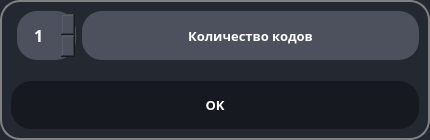
<?xml version="1.0" encoding="UTF-8"?>
<ui version="4.0">
 <class>Qauntity_goods</class>
 <widget class="QDialog" name="Qauntity_goods">
  <property name="geometry">
   <rect>
    <x>0</x>
    <y>0</y>
    <width>430</width>
    <height>140</height>
   </rect>
  </property>
  <property name="sizePolicy">
   <sizepolicy hsizetype="Expanding" vsizetype="Expanding">
    <horstretch>0</horstretch>
    <verstretch>0</verstretch>
   </sizepolicy>
  </property>
  <property name="windowTitle">
   <string>Количество кодов CMR № </string>
  </property>
  <property name="styleSheet">
   <string notr="true">QDialog {
    
  
	background-color: rgb(35, 40, 49);
	border: 2px solid gray;
	border-radius: 20px;
        
}
    
    

QPushButton {
    background-color: rgb(22, 25, 31);
    color: white;
    font-size: 10pt;
    font-weight: 700;
    font-family: RussoOne-Regular;
	border: 1px ;
	border-radius: 20px;
}

QPushButton:hover {
    background-color: #666;
}

QPushButton:pressed {
    background-color: #888;
}</string>
  </property>
  <layout class="QGridLayout" name="gridLayout">
   <item row="2" column="0" colspan="3">
    <widget class="QPushButton" name="btn_qunt_ok">
     <property name="enabled">
      <bool>true</bool>
     </property>
     <property name="sizePolicy">
      <sizepolicy hsizetype="Expanding" vsizetype="Preferred">
       <horstretch>0</horstretch>
       <verstretch>0</verstretch>
      </sizepolicy>
     </property>
     <property name="text">
      <string>OK</string>
     </property>
    </widget>
   </item>
   <item row="1" column="1">
    <spacer name="verticalSpacer">
     <property name="orientation">
      <enum>Qt::Vertical</enum>
     </property>
     <property name="sizeType">
      <enum>QSizePolicy::Fixed</enum>
     </property>
     <property name="sizeHint" stdset="0">
      <size>
       <width>20</width>
       <height>15</height>
      </size>
     </property>
    </spacer>
   </item>
   <item row="0" column="2">
    <widget class="QLabel" name="lbl_qunt_cmr">
     <property name="sizePolicy">
      <sizepolicy hsizetype="Expanding" vsizetype="Preferred">
       <horstretch>0</horstretch>
       <verstretch>0</verstretch>
      </sizepolicy>
     </property>
     <property name="layoutDirection">
      <enum>Qt::RightToLeft</enum>
     </property>
     <property name="styleSheet">
      <string notr="true">QLabel {
    color: white;
    font-family: RussoOne-Regular;
    font-size: 10pt;
    font-weight: 600;
    background: rgb(76, 81, 93);
    min-width: 26ex;
    min-height: 4ex;
	border: 1px;
	border-radius: 20px;
    
}</string>
     </property>
     <property name="text">
      <string>Количество кодов</string>
     </property>
     <property name="alignment">
      <set>Qt::AlignCenter</set>
     </property>
    </widget>
   </item>
   <item row="0" column="1">
    <widget class="QSpinBox" name="spn_qunt">
     <property name="sizePolicy">
      <sizepolicy hsizetype="Preferred" vsizetype="Preferred">
       <horstretch>0</horstretch>
       <verstretch>0</verstretch>
      </sizepolicy>
     </property>
     <property name="layoutDirection">
      <enum>Qt::LeftToRight</enum>
     </property>
     <property name="styleSheet">
      <string notr="true">QSpinBox {
    color: white;
    font-family: RussoOne-Regular;
    font-size: 12pt;
    font-weight: 600;
    background: rgb(76, 81, 93);
    min-width: 26ex;
    min-height: 4ex;
    selection-background-color: rgb(39, 44, 54);
	border: 1px;
	border-radius: 20px;

}

QSpinBox:editable {
    background: rgb(76, 81, 93);
}

QSpinBox:on { 
    background: rgb(76, 81, 93);
}

QSpinBox QAbstractItemView {
  color: white;
  background-color: rgb(76, 81, 93);
  
  selection-background-color: rgb(39, 44, 54);
}</string>
     </property>
     <property name="wrapping">
      <bool>true</bool>
     </property>
     <property name="alignment">
      <set>Qt::AlignCenter</set>
     </property>
     <property name="buttonSymbols">
      <enum>QAbstractSpinBox::UpDownArrows</enum>
     </property>
     <property name="minimum">
      <number>1</number>
     </property>
     <property name="maximum">
      <number>5000</number>
     </property>
     <property name="value">
      <number>1</number>
     </property>
    </widget>
   </item>
  </layout>
 </widget>
 <tabstops>
  <tabstop>spn_qunt</tabstop>
  <tabstop>btn_qunt_ok</tabstop>
 </tabstops>
 <resources/>
 <connections/>
</ui>
